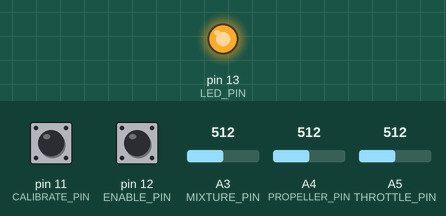
This sketch was run on a simulated Arduino Micro, built with avr-gcc and run on an emulated ATmega32U4. Parts: output pins drawn as LEDs (lit = HIGH). Inputs (shaded band) come from the test bench; at power-on: pin 11 (CALIBRATE_PIN) HIGH, pin 12 (ENABLE_PIN) HIGH, A3 (MIXTURE_PIN) = 512, A4 (PROPELLER_PIN) = 512, A5 (THROTTLE_PIN) = 512. USB keyboard and mouse output is not drawn.

Above: at 0.1 s.
Timing chart, 0 to 1.6 s (numbered marks = the images above):
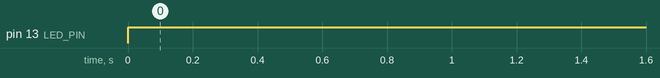

The sketch:

Leonardo_throttles.ino
```cpp
// Program used to test the USB Joystick object on the
// Arduino Leonardo or Arduino Micro.
//
// Matthew Heironimus
// 2015-03-28 - Original Version
// 2015-11-18 - Updated to use the new Joystick library
//              written for Arduino IDE Version 1.6.6 and
//              above.
// 2016-05-13   Updated to use new dynamic Joystick library
//              that can be customized.
//------------------------------------------------------------

#include "Joystick.h"

#define RANGE_MAXIMUM 1023
#define RAW_INPUT_MAXIMUM 1023
#define LED_PIN 13
#define ENABLE_PIN 12
#define ENABLE_SWITCH false
#define CALIBRATE_PIN 11
#define THROTTLE_PIN A5
#define PROPELLER_PIN A4
#define MIXTURE_PIN A3
#define DEBUG false

// Create Joystick
Joystick_ Joystick(
  0x03, // HID ID
  JOYSTICK_TYPE_JOYSTICK, // HID input device type
  0, // button count
  0, // hat switch count
  true, // include X axis TODO can I hack the library to rename these axes?
  true, // include Y axis
  true, // include Z axis
  false, // include RX axis
  false, // include RY axis
  false, // include RZ axis
  false, // include rudder
  false, // include throttle
  false, // include accelerator
  false, // include brake
  false // include steering
);

// Set to true to test "Auto Send" mode or false to test "Manual Send" mode.
const bool auto_send_mode = true;

// Calibration values
int throttle_range_maximum, throttle_range_minimum, propeller_range_maximum, propeller_range_minimum, mixture_range_maximum, mixture_range_minimum;
bool calibration_enable;

char debug_text[256];

void debug_write(char *msg) {
  if (DEBUG and Serial) {
    Serial.println(msg);
  }
}

int get_raw_throttle() {
  int raw_throttle = analogRead(THROTTLE_PIN);
  sprintf(debug_text, "Read raw throttle position: %d", raw_throttle);
  debug_write(debug_text);
  return raw_throttle;
}

int get_raw_propeller() {
  int raw_propeller = analogRead(PROPELLER_PIN);
  sprintf(debug_text, "Read raw propeller position: %d", raw_propeller);
  debug_write(debug_text);
  return raw_propeller;
}

int get_raw_mixture() {
  int raw_mixture = analogRead(MIXTURE_PIN);
  sprintf(debug_text, "Read raw mixture position: %d", raw_mixture);
  debug_write(debug_text);
  return raw_mixture;
}
/* TODO I mixed this up with a different sketch that didn't require calibration. redo.
int get_calibrated_throttle() {
  int raw_val = get_raw_throttle();
  int throttle_pos = throttle_calibrate(raw_val);
  return throttle_pos;
}

int get_calibrated_propeller() {
  int raw_val = get_raw_propeller();
  int propeller_pos = propeller_calibrate(raw_val);
  return propeller_pos;
}

int get_calibrated_mixture() {
  int raw_val = get_raw_mixture();
  int mixture_pos = mixture_calibrate(raw_val);
  return mixture_pos;
}
*/
void setup() {

  Serial.begin(9600);
  debug_write("Beginning");

  // Set up calibration
  calibration_enable = false;
  throttle_range_minimum = propeller_range_minimum = mixture_range_minimum = RANGE_MAXIMUM;
  throttle_range_maximum = propeller_range_maximum = mixture_range_maximum = 0;

  // Set Range Values
  // TODO can these be used for calibration?
  Joystick.setXAxisRange(0, RANGE_MAXIMUM);
  Joystick.setYAxisRange(0, RANGE_MAXIMUM);
  Joystick.setZAxisRange(0, RANGE_MAXIMUM);

  Joystick.begin(auto_send_mode);

  pinMode(ENABLE_PIN, INPUT_PULLUP);
  pinMode(CALIBRATE_PIN, INPUT_PULLUP);
  pinMode(LED_PIN, OUTPUT);
}

void loop() {

  // System Disabled
  if (digitalRead(ENABLE_PIN) == HIGH && ENABLE_SWITCH) {
    // Turn indicator light off.
    digitalWrite(LED_PIN, 0);
    return;
  }

  if (digitalRead(CALIBRATE_PIN) == LOW) {
    debug_write("Calibration mode");
    calibration_enable = true;
    int observed_raw_throttle = get_raw_throttle();
    int observed_raw_propeller = get_raw_propeller();
    int observed_raw_mixture = get_raw_mixture();

    if (observed_raw_throttle < throttle_range_minimum) {
      throttle_range_minimum = observed_raw_throttle;
      Joystick.setXAxisRange(throttle_range_minimum, throttle_range_maximum);
    }
    if (observed_raw_throttle > throttle_range_maximum) {
      throttle_range_maximum = observed_raw_throttle;
      Joystick.setXAxisRange(throttle_range_minimum, throttle_range_maximum);
    }
    if (observed_raw_propeller < propeller_range_minimum) {
      propeller_range_minimum = observed_raw_propeller;
      Joystick.setYAxisRange(propeller_range_minimum, propeller_range_maximum);
    }
    if (observed_raw_propeller > propeller_range_maximum) {
      propeller_range_maximum = observed_raw_propeller;
      Joystick.setYAxisRange(propeller_range_minimum, propeller_range_maximum);
    }
    if (observed_raw_mixture < mixture_range_minimum) {
      mixture_range_minimum = observed_raw_mixture;
      Joystick.setZAxisRange(mixture_range_minimum, mixture_range_maximum);
    }
    if (observed_raw_mixture > mixture_range_maximum) {
      mixture_range_maximum = observed_raw_mixture;
      Joystick.setZAxisRange(mixture_range_minimum, mixture_range_maximum);
    }

    delay(1);
    if (DEBUG) {
      delay(1000);
    }
    return;
  }

  // Turn indicator light on.
  digitalWrite(LED_PIN, 1);
  debug_write("Normal mode");

  // TODO use get_calibrated_fn instead to use calibration
  int throttle = get_raw_throttle();
  int propeller = get_raw_propeller();
  int mixture = get_raw_mixture();

  Joystick.setXAxis(throttle);
  sprintf(debug_text, "Sending throttle position  (X axis): %d", throttle);
  debug_write(debug_text);
  Joystick.setYAxis(propeller);
  sprintf(debug_text, "Sending propeller position (Y axis): %d", propeller);
  debug_write(debug_text);
  Joystick.setZAxis(mixture);
  sprintf(debug_text, "Sending mixture position   (Z axis): %d", mixture);
  debug_write(debug_text);

  delay(1);
  if (DEBUG) {
    delay(1000);
  }
}
```

Measured:
- by itself, pin 13 (LED_PIN): LOW → HIGH at 0.00 s
